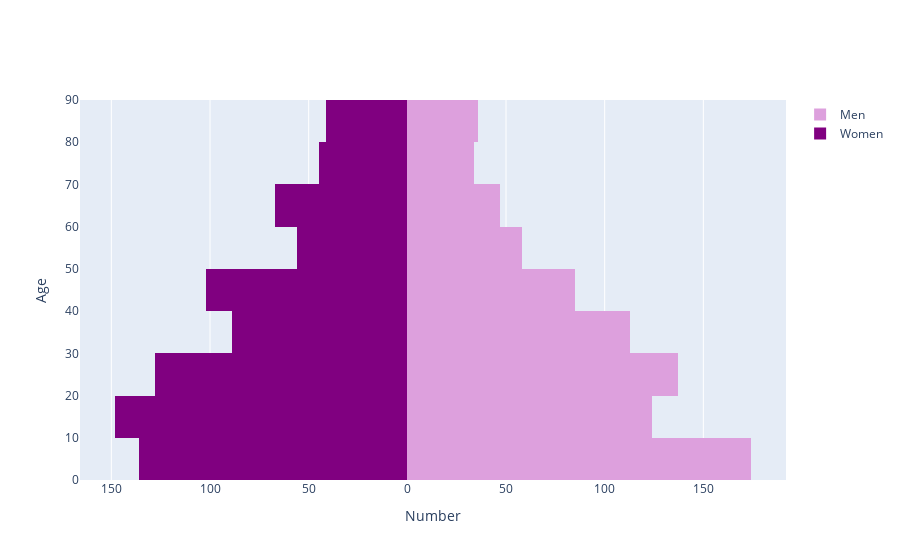

The code cell stored with this chart in its notebook:
### Code cell
layout = go.Layout(barmode='overlay',
                   yaxis=go.layout.YAxis(range=[0, 90], title='Age'),
                   xaxis=go.layout.XAxis(
                       tickvals=[-150, -100, -50, 0, 50, 100, 150],
                       ticktext=[150, 100, 50, 0, 50, 100, 150],
                       title='Number'))

data = [go.Histogram(
    y=np.random.exponential(50, 1000),
    orientation='h',
    name='Men',
    marker=dict(color='plum'),
    hoverinfo='skip'
),
    go.Histogram(
        y=np.random.exponential(55, 1000),
        orientation='h',
        name='Women',
        marker=dict(color='purple'),
        hoverinfo='skip',
        x=-1 * np.ones(1000),
        histfunc="sum"
    )
]

iplot({'data': data, 'layout': layout})

### Figure 1 — Plotly figure (JSON) as saved in the notebook; plotly's stock layout.template omitted (floating-point values rounded to 4 significant figures; data arrays with more than 128 entries replaced by an {"elided": "..."} marker saying what was removed)
{"data": [{"hoverinfo": "skip", "marker": {"color": "plum"}, "name": "Men", "orientation": "h", "type": "histogram", "y": {"elided": "1000 float values"}}, {"histfunc": "sum", "hoverinfo": "skip", "marker": {"color": "purple"}, "name": "Women", "orientation": "h", "type": "histogram", "x": {"elided": "1000 float values"}, "y": {"elided": "1000 float values"}}], "layout": {"barmode": "overlay", "xaxis": {"ticktext": [150, 100, 50, 0, 50, 100, 150], "tickvals": [-150, -100, -50, 0, 50, 100, 150], "title": {"text": "Number"}}, "yaxis": {"range": [0, 90], "title": {"text": "Age"}}}}
